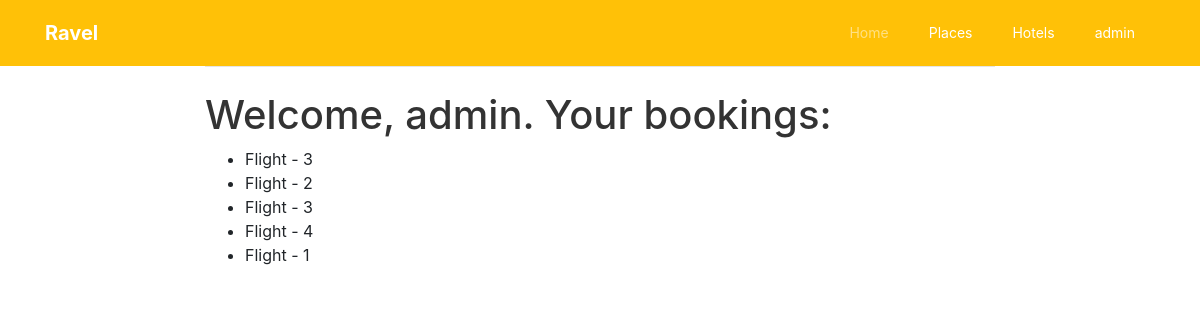
Screenshot of /myapp/profile/ (signed in) with the database file from the repository.
### myapp/models.py (models this page shows)
class Bookings (models.Model):
	user = models.ForeignKey (User, on_delete = models.CASCADE, related_name="userboi", null = True)
	booking_type = models.CharField (max_length=8, default="")
	key = models.IntegerField ()
	timestamp = models.DateTimeField (auto_now = True)
	price = models.FloatField (default = 0.0)

### myapp/views.py (the view)
# urls.py: path('profile/', views.profile, name="profile"),
def profile (request):
	booking_list = Bookings.objects.filter (user=request.user)
	return render (request, 'myapp/profile.html', {'user': request.user, 'booking_list': booking_list})

### myapp/templates/myapp/profile.html (shortened to what this page needs)
{% extends 'myapp/base.html' %}
{% block content %}
    <h1>Welcome, {{ user.username }}. Your bookings: </h1>
    <ul>
        {% for booking in booking_list %}
            <li>{{ booking.booking_type }} - {{ booking.key }}</li>
        {% endfor %}
    </ul>
{% endblock %}

### myapp/templates/myapp/base.html (shortened to what this page needs)
<!doctype html>
<html>
<head>
	{% load static %}
    <link rel="stylesheet" href="{%static 'myapp/css/open-iconic-bootstrap.min.css' %}">
    <link rel="stylesheet" href="{%static 'myapp/css/animate.css' %}">
    <link rel="stylesheet" href="{%static 'myapp/css/owl.carousel.min.css' %}">
    <link rel="stylesheet" href="{%static 'myapp/css/owl.theme.default.min.css' %}">
    <link rel="stylesheet" href="{%static 'myapp/css/magnific-popup.css' %}">
    <link rel="stylesheet" href="{%static 'myapp/css/aos.css' %}">
    <link rel="stylesheet" href="{%static 'myapp/css/ionicons.min.css' %}">
    <link rel="stylesheet" href="{%static 'myapp/css/bootstrap-datepicker.css' %}">
    <link rel="stylesheet" href="{%static 'myapp/css/jquery.timepicker.css' %}">
    <link rel="stylesheet" href="{%static 'myapp/css/flaticon.css' %}">
    <link rel="stylesheet" href="{%static 'myapp/css/icomoon.css' %}">
    <link rel="stylesheet" href="{%static 'myapp/css/style.css' %}">
	<link rel="stylesheet" href="https://stackpath.bootstrapcdn.com/bootstrap/4.3.1/css/bootstrap.min.css">
</head>
<body>
	<nav class="navbar navbar-expand-lg navbar-dark ftco_navbar bg-warning ftco-navbar-dark" id="ftco-navbar">
			<div class="container">
			<a class="navbar-brand" href="index.html">Ravel</a>
			<div class="collapse navbar-collapse" id="ftco-nav">
				<ul class="navbar-nav ml-auto">
				<li class="nav-item active"><a href="index.html" class="nav-link">Home</a></li>
				<li class="nav-item"><a href="places.html" class="nav-link">Places</a></li>
				<li class="nav-item"><a href="hotel.html" class="nav-link">Hotels</a></li>
				{% if user.is_authenticated %}
				  <li class="nav-item"><a href="profile.html" class="nav-link">{{ user.username }}</a></li>
				{% else %}
					<li class="nav-item"><a href="login.html" class="nav-link">Login</a></li>
				{% endif %}
				</ul>
			</div>
			</div>
		</nav>
	<div id="content" name="content" class="main">
		<div class="row justify-content-center">
			<div class="col-8">
                <hr class="mt-0 mb-4">
                    {% block content %}
                    {% endblock %}
			</div>
		</div>
	</div>
</body>
</html>

### rows the page displays
Bookings: booking_type "Flight", key "3"
Bookings: booking_type "Flight", key "2"
Bookings: booking_type "Flight", key "3"
Bookings: booking_type "Flight", key "4"
Bookings: booking_type "Flight", key "1"

### other values shown
{{ user.username }} "admin"
